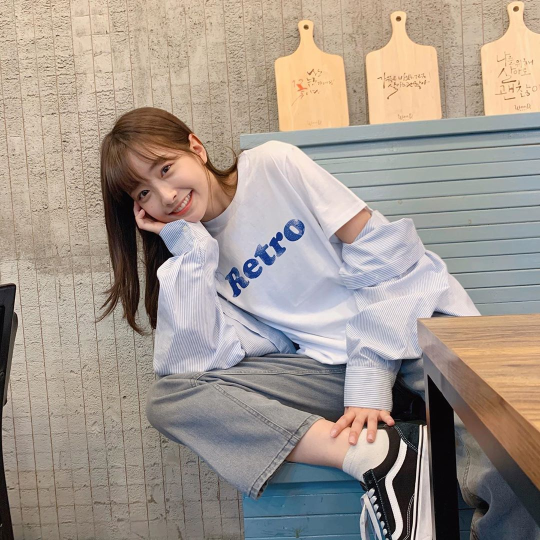
#> input picture hybrid image/girl.jpg, 1080 x 1080 px (shown at 1/2 size)
$ python part1.py
#> lines starting #> are read from the running program, lines starting #| are printed output that depends on the picture
#!/usr/bin/env python
# coding: utf-8

import numpy
from numpy.fft import fft2, ifft2, fftshift, ifftshift
import math
import numpy as np
import imageio
import matplotlib.pyplot as plt
import warnings
from skimage.transform import resize
warnings.filterwarnings('ignore')

def makeGaussianFilter(n_row, n_col, sigma, highPass=True):
    if n_row % 2 == 1:
        center_x = int(n_row/2) + 1
    else:
        center_x = int(n_row/2)
    if n_col % 2 == 1:
        center_y = int(n_col/2) + 1
    else:
        center_y =int(n_col/2)

    def gaussian(i, j):
        coefficient = math.exp(-1.0 * ((i - center_x)**2 + (j - center_y)**2) / (2 * sigma**2))
        return 1 - coefficient if highPass else coefficient

    return numpy.array([[gaussian(i,j) for j in range(n_col)] for i in range(n_row)])

def idealFilter(n_row, n_col, sigma, highPass=True):
    if n_row % 2 == 1:
        center_x = int(n_row/2) + 1
    else:
        center_x = int(n_row/2)
    if n_col % 2 == 1:
        center_y = int(n_col/2) + 1
    else:
        center_y =int(n_col/2)

    def ideal(i, j):
        D = math.sqrt((i - center_x)**2 + (j - center_y)**2)
        if highPass:
            return 0 if D <= sigma else 1
        else:
            return 1 if D <= sigma else 0

    return numpy.array([[ideal(i,j) for j in range(n_col)] for i in range(n_row)])

def DFT(Matrix_img, sigma, isHigh, real):
    # Compute Fourier transform of input image
    shiftedDFT = fftshift(fft2(Matrix_img))
    # mutiply F by a filter function H(u, v)
    filteredDFT = shiftedDFT * makeGaussianFilter(Matrix_img.shape[0], Matrix_img.shape[1], sigma, highPass=isHigh)
    # inverse
    res = ifft2(ifftshift(filteredDFT))

    if(real):
        return numpy.real(res)
    else:
        return numpy.imag(res)

def DFT_ideal(Matrix_img, sigma, isHigh, real):
    # Compute Fourier transform of input image
    shiftedDFT = fftshift(fft2(Matrix_img))
    # mutiply F by a filter function H(u, v)
    filteredDFT = shiftedDFT * idealFilter(Matrix_img.shape[0], Matrix_img.shape[1], sigma, highPass=isHigh)
    # inverse
    res = ifft2(ifftshift(filteredDFT))

    if(real):
        return numpy.real(res)
    else:
        return numpy.imag(res)

girl = imageio.imread("./girl.jpg", as_gray=True);
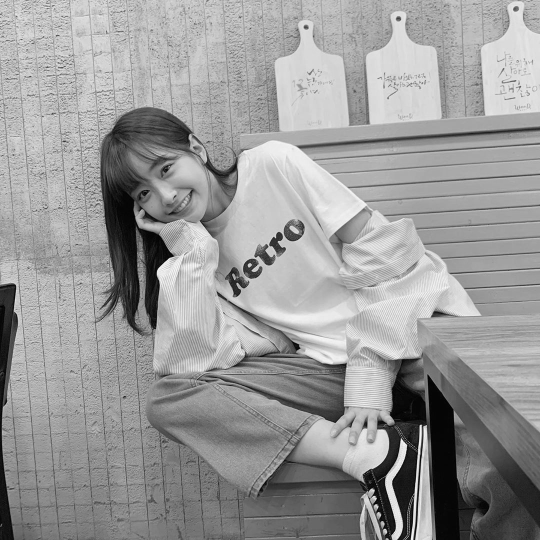
#> girl: shape (1080, 1080) float32 (shown at 1/2 size); min 0, max 254.8, mean 154

view = imageio.imread("./view.png", as_gray=True);
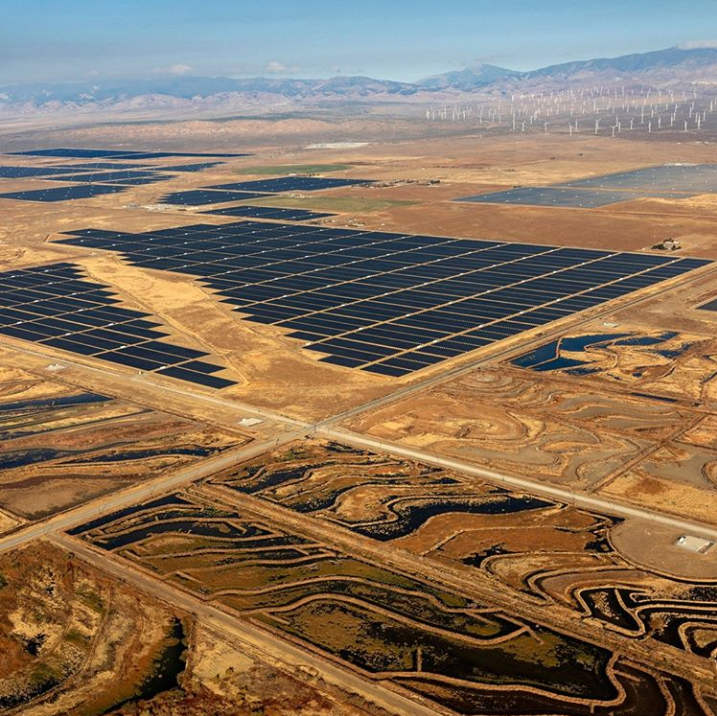
#> input picture colorizing/view.png, 717 x 716 px, found by its file name
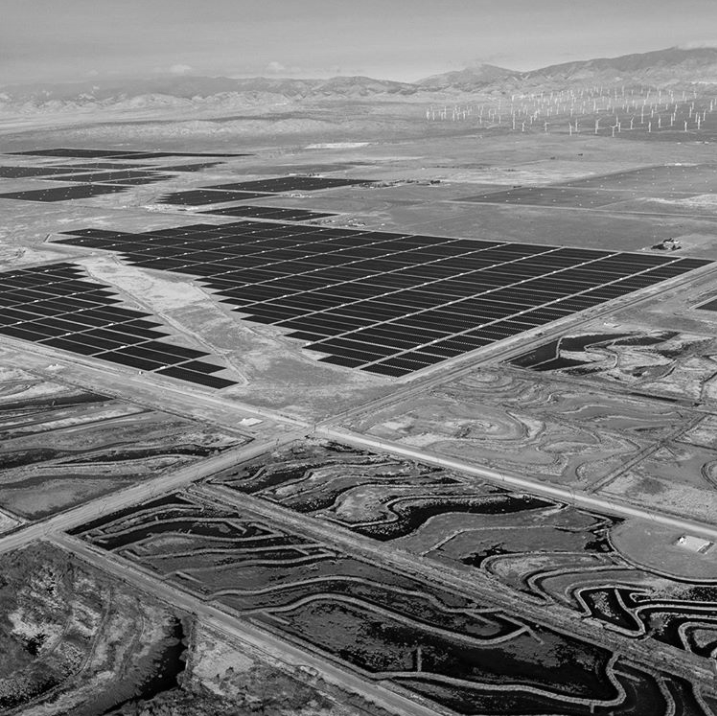
#> view: shape (716, 717) float32; min 0, max 251.8, mean 117.4
view = resize(view, (1080, 1080))
#> view: shape (1080, 1080) float32

plt.imshow(view, cmap='gray')

plt.imshow(girl, cmap='gray')
plt.show(plt.imshow(DFT_ideal(girl, 15, isHigh=True, real=True), cmap='gray'))
#> in DFT_ideal, `return numpy.real(res)`:
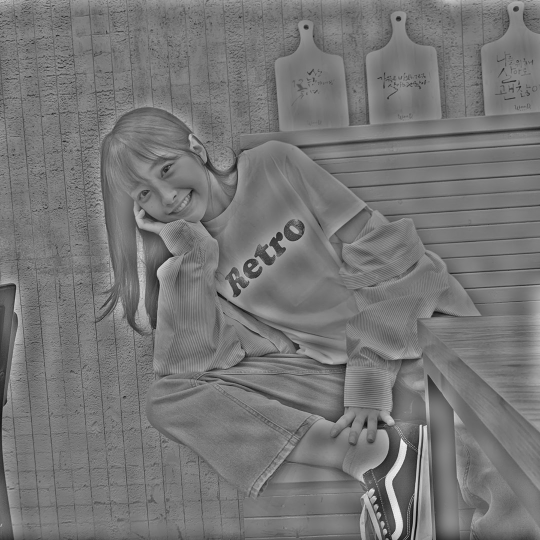
#> returned value: shape (1080, 1080) float64 (shown at 1/2 size); min -170.9, max 195.9, mean 0; drawn with min black and max white
